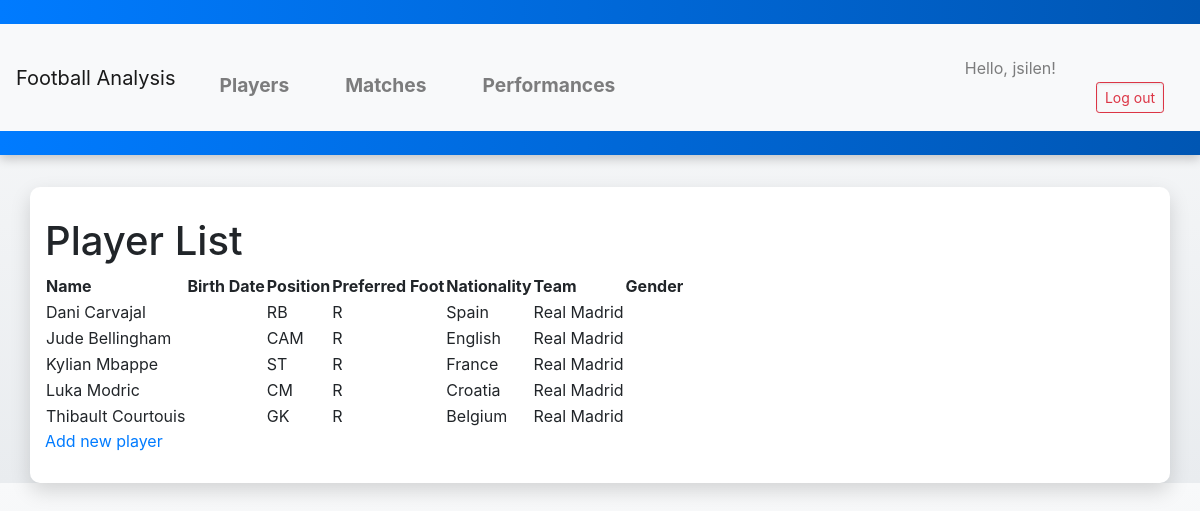
/players/ (signed in), run on the app's committed database.
### football_app/models.py (models this page shows, shortened)
class Player(models.Model):
    name = models.CharField(max_length=200)
    age = models.CharField(default="Insert age...", max_length=10)
    position = models.CharField(max_length=30, choices=[
        ('GK', 'Goalkeeper'),
        ('LB', 'Left Back'),
        ('RB', 'Right Back'),
        ('LWB', 'Left Wing Back'),
        ('RWB', 'Right Wing Back'),
        ('CB', 'Center Back'),
        ('CDM', 'Central Defensive Midfielder'),
        ('CM', 'Central Midfielder'),
        ('CAM', 'Central Attacking Midfielder'),
        ('LW', 'Left Winger'),
        ('RW', 'Right Winger'),
        ('ST', 'Striker'),
    ])
    pref_foot = models.CharField(max_length=10, choices=[
        ('R', 'Right'),
        ('L', 'Left'),
    ])
    nationality = models.CharField(max_length=200, default="Select nationality...")
    team = models.CharField(max_length=200, default="Select team...")

### football_app/views.py (the view)
# urls.py: path('players/', views.players, name='players'),
def players(request):
    players = Player.objects.order_by('name')
    context = {'players':players}
    return render(request, 'football_app/players.html', context)

### football_app/templates/football_app/players.html
{% extends "football_app/base.html" %}
{% block content %}
<h1>Player List</h1>
<table>
    <tr>
        <th>Name</th>
        <th>Birth Date</th>
        <th>Position</th>
        <th>Preferred Foot</th>
        <th>Nationality</th>
        <th>Team</th>
        <th>Gender</th>
    </tr>
    {% for player in players %}
    <tr>
        <td>{{ player.name }}</td>
        <td>{{ player.birth_date }}</td>
        <td>{{ player.position }}</td>
        <td>{{ player.pref_foot }}</td>
        <td>{{ player.nationality }}</td>
        <td>{{ player.team }}</td>
        <td>{{ player.gender }}</td>
    </tr>
    {% endfor %}
</table>
<a href="{% url 'football_app:add_player' %}">Add new player</a>
{% endblock content %}

### football_app/templates/football_app/base.html (shortened to what this page needs)
{% load static %}
{% load bootstrap4 %}
<!DOCTYPE html>
<html lang="en">
<head>
    <link rel="stylesheet" type="text/css" href="{% static 'css/styles.css' %}">
    {% bootstrap_css %}
</head>
<body>
    <header>
        <nav class="navbar navbar-expand-lg navbar-light bg-light">
            <a class="navbar-brand" href="{% url 'football_app:index' %}">Football Analysis</a>
            <div class="collapse navbar-collapse" id="navbarNav">
                <ul class="navbar-nav">
                    <li class="nav-item">
                        <a class="nav-link" href="{% url 'football_app:players' %}">Players</a>
                    </li>
                    <li class="nav-item">
                        <a class="nav-link" href="{% url 'football_app:matches' %}">Matches</a>
                    </li>
                    <li class="nav-item">
                        <a class="nav-link" href="{% url 'football_app:performances' %}">Performances</a>
                    </li>
                </ul>
                <ul class="navbar-nav ml-auto">
                    {% if user.is_authenticated %}
                        <li class="nav-item">
                            <span class="navbar-text">Hello, {{ user.username }}!</span>
                        </li>
                        <li class="nav-item">
                            <form class="form-inline" action="{% url 'users:logout' %}" method="post">
                                <button type="submit" class="btn btn-outline-danger btn-sm">Log out</button>
                            </form>
                        </li>
                    {% endif %}
                </ul>
            </div>
        </nav>
    </header>
    <main role="main" class="container mt-4">
        {% block content %}{% endblock content %}
    </main>
</body>
</html>

### static/css/styles.css (style rules this page uses)
body { font-family: 'Roboto', sans-serif; background: linear-gradient(to bottom, #f8f9fa, #e9ecef); margin: 0; padding: 0; color: #343a40; line-height: 1.6; transition: all 0.3s ease-in-out; }
a { text-decoration: none; color: #007bff; transition: color 0.3s ease; }
header { background: linear-gradient(to right, #007bff, #0056b3); color: white; padding: 1.5rem 0; box-shadow: 0px 4px 10px rgba(0, 0, 0, 0.2); margin-bottom: 2rem; }
header nav ul { list-style-type: none; padding: 0; text-align: center; margin-top: 1rem; }
header nav ul li { display: inline-block; margin: 0 20px; }
header nav ul li a { color: white; font-size: 1.2rem; font-weight: bold; padding: 5px 10px; border-radius: 5px; transition: background 0.3s ease, transform 0.2s ease; }
main { padding: 30px; background: white; border-radius: 10px; box-shadow: 0px 8px 20px rgba(0, 0, 0, 0.15); max-width: 900px; margin: auto; animation: fadeIn 1s ease; }
form { margin-top: 1.5rem; animation: slideIn 0.8s ease-out; }
form input, form button { display: block; width: 100%; padding: 10px 15px; margin: 10px 0; border: 1px solid #ced4da; border-radius: 5px; font-size: 1rem; box-shadow: inset 0px 1px 3px rgba(0, 0, 0, 0.1); transition: all 0.3s ease; }
form button { background-color: #007bff; color: white; font-weight: bold; cursor: pointer; transition: all 0.3s ease; }

### data on the page
Player: name "Dani Carvajal", position "RB", pref_foot "R", nationality "Spain", team "Real Madrid"
Player: name "Jude Bellingham", position "CAM", pref_foot "R", nationality "English", team "Real Madrid"
Player: name "Kylian Mbappe", position "ST", pref_foot "R", nationality "France", team "Real Madrid"
Player: name "Luka Modric", position "CM", pref_foot "R", nationality "Croatia", team "Real Madrid"
Player: name "Thibault Courtouis", position "GK", pref_foot "R", nationality "Belgium", team "Real Madrid"

### other printed values
{{ user.username }} "jsilen"
